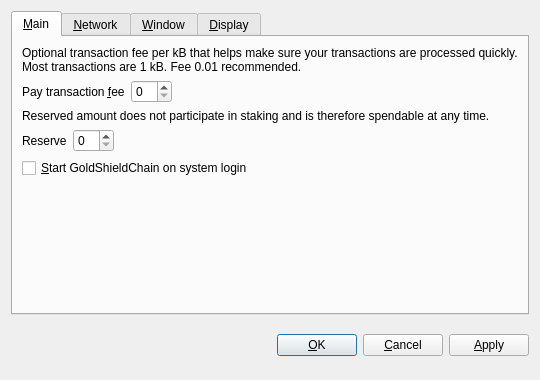
<?xml version="1.0" encoding="UTF-8"?>
<ui version="4.0">
 <class>OptionsDialog</class>
 <widget class="QDialog" name="OptionsDialog">
  <property name="geometry">
   <rect>
    <x>0</x>
    <y>0</y>
    <width>540</width>
    <height>380</height>
   </rect>
  </property>
  <property name="windowTitle">
   <string>Options</string>
  </property>
  <property name="modal">
   <bool>true</bool>
  </property>
  <layout class="QVBoxLayout" name="verticalLayout">
   <item>
    <widget class="QTabWidget" name="tabWidget">
     <property name="tabPosition">
      <enum>QTabWidget::North</enum>
     </property>
     <property name="currentIndex">
      <number>0</number>
     </property>
     <widget class="QWidget" name="tabMain">
      <attribute name="title">
       <string>&amp;Main</string>
      </attribute>
      <layout class="QVBoxLayout" name="verticalLayout_Main">
       <item>
        <widget class="QLabel" name="transactionFeeInfoLabel">
         <property name="text">
          <string>Optional transaction fee per kB that helps make sure your transactions are processed quickly. Most transactions are 1 kB. Fee 0.01 recommended.</string>
         </property>
         <property name="textFormat">
          <enum>Qt::PlainText</enum>
         </property>
         <property name="wordWrap">
          <bool>true</bool>
         </property>
        </widget>
       </item>
       <item>
        <layout class="QHBoxLayout" name="horizontalLayoutFee">
         <item>
          <widget class="QLabel" name="transactionFeeLabel">
           <property name="text">
            <string>Pay transaction &amp;fee</string>
           </property>
           <property name="textFormat">
            <enum>Qt::PlainText</enum>
           </property>
           <property name="buddy">
            <cstring>transactionFee</cstring>
           </property>
          </widget>
         </item>
         <item>
          <widget class="BitcoinAmountField" name="transactionFee"/>
         </item>
         <item>
          <spacer name="horizontalSpacerFee">
           <property name="orientation">
            <enum>Qt::Horizontal</enum>
           </property>
           <property name="sizeHint" stdset="0">
            <size>
             <width>40</width>
             <height>20</height>
            </size>
           </property>
          </spacer>
         </item>
        </layout>
       </item>
       <item>
        <widget class="QLabel" name="reserveBalanceInfoLabel">
         <property name="text">
          <string>Reserved amount does not participate in staking and is therefore spendable at any time.</string>
         </property>
         <property name="textFormat">
          <enum>Qt::PlainText</enum>
         </property>
         <property name="wordWrap">
          <bool>true</bool>
         </property>
        </widget>
       </item>
       <item>
        <layout class="QHBoxLayout" name="horizontalLayoutReserveBalance">
         <item>
          <widget class="QLabel" name="reserveBalanceLabel">
           <property name="text">
            <string>Reserve</string>
           </property>
           <property name="textFormat">
            <enum>Qt::PlainText</enum>
           </property>
           <property name="buddy">
            <cstring>reserveBalance</cstring>
           </property>
          </widget>
         </item>
         <item>
          <widget class="BitcoinAmountField" name="reserveBalance"/>
         </item>
         <item>
          <spacer name="horizontalSpacerReserveBalance">
           <property name="orientation">
            <enum>Qt::Horizontal</enum>
           </property>
           <property name="sizeHint" stdset="0">
            <size>
             <width>40</width>
             <height>20</height>
            </size>
           </property>
          </spacer>
         </item>
        </layout>
       </item>
       <item>
        <widget class="QCheckBox" name="bitcoinAtStartup">
         <property name="toolTip">
          <string>Automatically start GoldShieldChain after logging in to the system.</string>
         </property>
         <property name="text">
          <string>&amp;Start GoldShieldChain on system login</string>
         </property>
        </widget>
       </item>
       <item>
        <spacer name="verticalSpacer_Main">
         <property name="orientation">
          <enum>Qt::Vertical</enum>
         </property>
         <property name="sizeHint" stdset="0">
          <size>
           <width>20</width>
           <height>40</height>
          </size>
         </property>
        </spacer>
       </item>
      </layout>
     </widget>
     <widget class="QWidget" name="tabNetwork">
      <attribute name="title">
       <string>&amp;Network</string>
      </attribute>
      <layout class="QVBoxLayout" name="verticalLayout_Network">
       <item>
        <widget class="QCheckBox" name="mapPortUpnp">
         <property name="toolTip">
          <string>Automatically open the GoldShieldChain client port on the router. This only works when your router supports UPnP and it is enabled.</string>
         </property>
         <property name="text">
          <string>Map port using &amp;UPnP</string>
         </property>
        </widget>
       </item>
       <item>
        <widget class="QCheckBox" name="connectSocks">
         <property name="toolTip">
          <string>Connect to the GoldShieldChain network through a SOCKS5 proxy (e.g. when connecting through Tor).</string>
         </property>
         <property name="text">
          <string>&amp;Connect through SOCKS5 proxy:</string>
         </property>
        </widget>
       </item>
       <item>
        <layout class="QHBoxLayout" name="horizontalLayout_Network">
         <item>
          <widget class="QLabel" name="proxyIpLabel">
           <property name="text">
            <string>Proxy &amp;IP:</string>
           </property>
           <property name="textFormat">
            <enum>Qt::PlainText</enum>
           </property>
           <property name="buddy">
            <cstring>proxyIp</cstring>
           </property>
          </widget>
         </item>
         <item>
          <widget class="QValidatedLineEdit" name="proxyIp">
           <property name="maximumSize">
            <size>
             <width>140</width>
             <height>16777215</height>
            </size>
           </property>
           <property name="toolTip">
            <string>IP address of the proxy (e.g. 127.0.0.1)</string>
           </property>
          </widget>
         </item>
         <item>
          <widget class="QLabel" name="proxyPortLabel">
           <property name="text">
            <string>&amp;Port:</string>
           </property>
           <property name="textFormat">
            <enum>Qt::PlainText</enum>
           </property>
           <property name="buddy">
            <cstring>proxyPort</cstring>
           </property>
          </widget>
         </item>
         <item>
          <widget class="QLineEdit" name="proxyPort">
           <property name="maximumSize">
            <size>
             <width>55</width>
             <height>16777215</height>
            </size>
           </property>
           <property name="toolTip">
            <string>Port of the proxy (e.g. 9050)</string>
           </property>
          </widget>
         </item>
         <item>
          <spacer name="horizontalSpacer_Network">
           <property name="orientation">
            <enum>Qt::Horizontal</enum>
           </property>
           <property name="sizeHint" stdset="0">
            <size>
             <width>40</width>
             <height>20</height>
            </size>
           </property>
          </spacer>
         </item>
        </layout>
       </item>
       <item>
        <spacer name="verticalSpacer_Network">
         <property name="orientation">
          <enum>Qt::Vertical</enum>
         </property>
         <property name="sizeHint" stdset="0">
          <size>
           <width>20</width>
           <height>40</height>
          </size>
         </property>
        </spacer>
       </item>
      </layout>
     </widget>
     <widget class="QWidget" name="tabWindow">
      <attribute name="title">
       <string>&amp;Window</string>
      </attribute>
      <layout class="QVBoxLayout" name="verticalLayout_Window">
       <item>
        <widget class="QCheckBox" name="minimizeToTray">
         <property name="toolTip">
          <string>Show only a tray icon after minimizing the window.</string>
         </property>
         <property name="text">
          <string>&amp;Minimize to the tray instead of the taskbar</string>
         </property>
        </widget>
       </item>
       <item>
        <widget class="QCheckBox" name="minimizeOnClose">
         <property name="toolTip">
          <string>Minimize instead of exit the application when the window is closed. When this option is enabled, the application will be closed only after selecting Quit in the menu.</string>
         </property>
         <property name="text">
          <string>M&amp;inimize on close</string>
         </property>
        </widget>
       </item>
       <item>
        <spacer name="verticalSpacer_Window">
         <property name="orientation">
          <enum>Qt::Vertical</enum>
         </property>
         <property name="sizeHint" stdset="0">
          <size>
           <width>20</width>
           <height>40</height>
          </size>
         </property>
        </spacer>
       </item>
      </layout>
     </widget>
     <widget class="QWidget" name="tabDisplay">
      <attribute name="title">
       <string>&amp;Display</string>
      </attribute>
      <layout class="QVBoxLayout" name="verticalLayout_Display">
       <item>
        <layout class="QHBoxLayout" name="horizontalLayout_1_Display">
         <item>
          <widget class="QLabel" name="langLabel">
           <property name="text">
            <string>User Interface &amp;language:</string>
           </property>
           <property name="textFormat">
            <enum>Qt::PlainText</enum>
           </property>
           <property name="buddy">
            <cstring>lang</cstring>
           </property>
          </widget>
         </item>
         <item>
          <widget class="QValueComboBox" name="lang">
           <property name="toolTip">
            <string>The user interface language can be set here. This setting will take effect after restarting GoldShieldChain.</string>
           </property>
          </widget>
         </item>
        </layout>
       </item>
       <item>
        <layout class="QHBoxLayout" name="horizontalLayout_2_Display">
         <item>
          <widget class="QLabel" name="unitLabel">
           <property name="text">
            <string>&amp;Unit to show amounts in:</string>
           </property>
           <property name="textFormat">
            <enum>Qt::PlainText</enum>
           </property>
           <property name="buddy">
            <cstring>unit</cstring>
           </property>
          </widget>
         </item>
         <item>
          <widget class="QValueComboBox" name="unit">
           <property name="toolTip">
            <string>Choose the default subdivision unit to show in the interface and when sending coins.</string>
           </property>
          </widget>
         </item>
        </layout>
       </item>
       <item>
        <widget class="QCheckBox" name="coinControlFeatures">
         <property name="toolTip">
          <string>Whether to show coin control features or not.</string>
         </property>
         <property name="text">
          <string>Display coin &amp;control features (experts only!)</string>
         </property>
        </widget>
       </item>
       <item>
        <widget class="QCheckBox" name="minimizeCoinAge">
         <property name="toolTip">
          <string>Whether to select the coin outputs randomly or with minimal coin age.</string>
         </property>
         <property name="text">
          <string>Minimize weight consumption (experimental)</string>
         </property>
        </widget>
       </item>
<!--        <item>
 <widget class="QCheckBox" name="useBlackTheme">
  <property name="text">
   <string>Use black visual theme (requires restart)</string>
  </property>
 </widget>
</item> -->
       <item>
        <spacer name="verticalSpacer_Display">
         <property name="orientation">
          <enum>Qt::Vertical</enum>
         </property>
         <property name="sizeHint" stdset="0">
          <size>
           <width>20</width>
           <height>40</height>
          </size>
         </property>
        </spacer>
       </item>
      </layout>
     </widget>
    </widget>
   </item>
   <item>
    <layout class="QHBoxLayout" name="horizontalLayout_Buttons">
     <item>
      <spacer name="horizontalSpacer_1">
       <property name="orientation">
        <enum>Qt::Horizontal</enum>
       </property>
       <property name="sizeHint" stdset="0">
        <size>
         <width>40</width>
         <height>48</height>
        </size>
       </property>
      </spacer>
     </item>
     <item>
      <widget class="QLabel" name="statusLabel">
       <property name="font">
        <font>
         <weight>75</weight>
         <bold>true</bold>
        </font>
       </property>
       <property name="text">
        <string/>
       </property>
       <property name="textFormat">
        <enum>Qt::PlainText</enum>
       </property>
       <property name="wordWrap">
        <bool>true</bool>
       </property>
      </widget>
     </item>
     <item>
      <spacer name="horizontalSpacer_2">
       <property name="orientation">
        <enum>Qt::Horizontal</enum>
       </property>
       <property name="sizeHint" stdset="0">
        <size>
         <width>40</width>
         <height>48</height>
        </size>
       </property>
      </spacer>
     </item>
     <item>
      <widget class="QPushButton" name="okButton">
       <property name="text">
        <string>&amp;OK</string>
       </property>
      </widget>
     </item>
     <item>
      <widget class="QPushButton" name="cancelButton">
       <property name="text">
        <string>&amp;Cancel</string>
       </property>
       <property name="autoDefault">
        <bool>false</bool>
       </property>
      </widget>
     </item>
     <item>
      <widget class="QPushButton" name="applyButton">
       <property name="text">
        <string>&amp;Apply</string>
       </property>
       <property name="autoDefault">
        <bool>false</bool>
       </property>
      </widget>
     </item>
    </layout>
   </item>
  </layout>
 </widget>
 <customwidgets>
  <customwidget>
   <class>BitcoinAmountField</class>
   <extends>QSpinBox</extends>
   <header>bitcoinamountfield.h</header>
  </customwidget>
  <customwidget>
   <class>QValueComboBox</class>
   <extends>QComboBox</extends>
   <header>qvaluecombobox.h</header>
  </customwidget>
  <customwidget>
   <class>QValidatedLineEdit</class>
   <extends>QLineEdit</extends>
   <header>qvalidatedlineedit.h</header>
  </customwidget>
 </customwidgets>
 <resources/>
 <connections/>
</ui>
